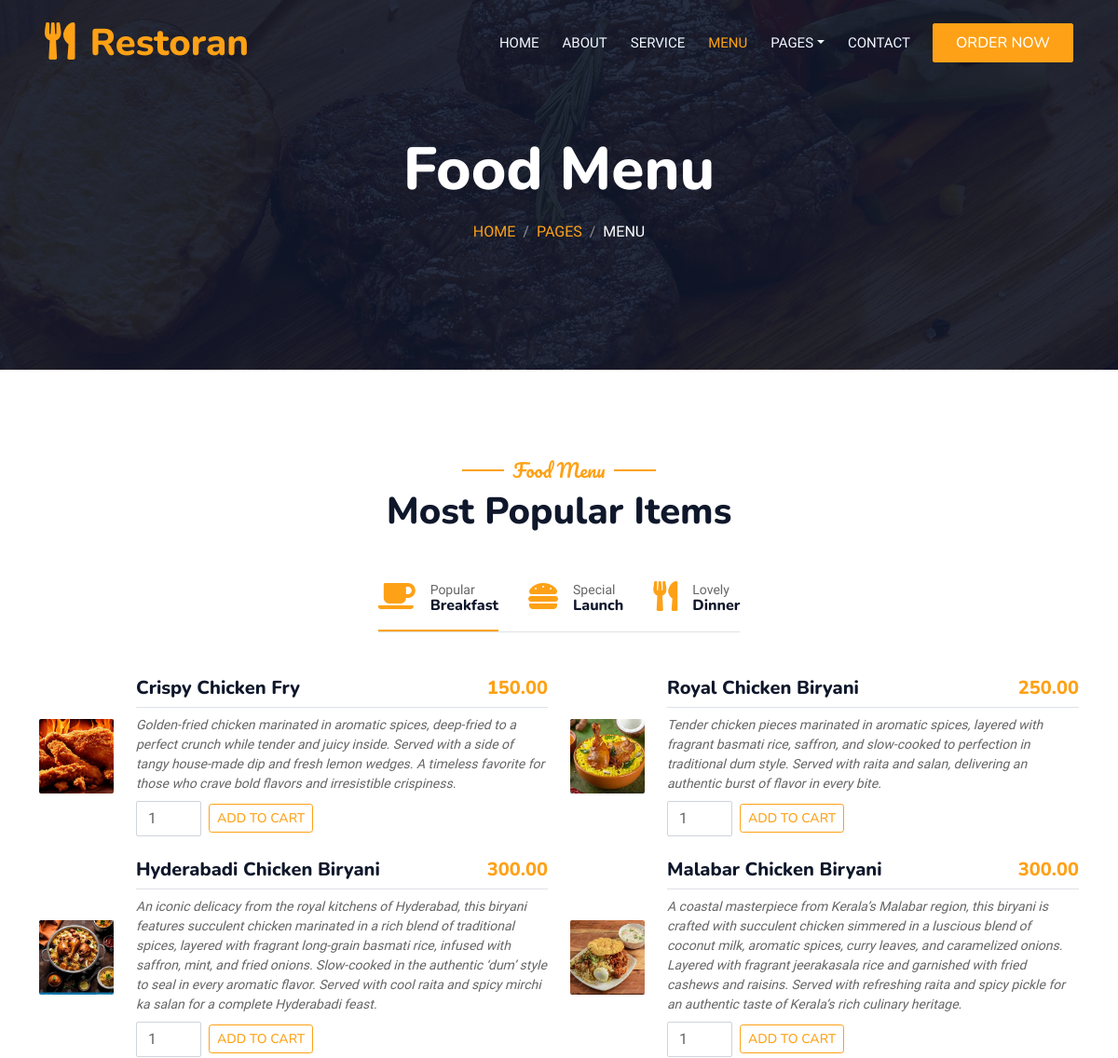
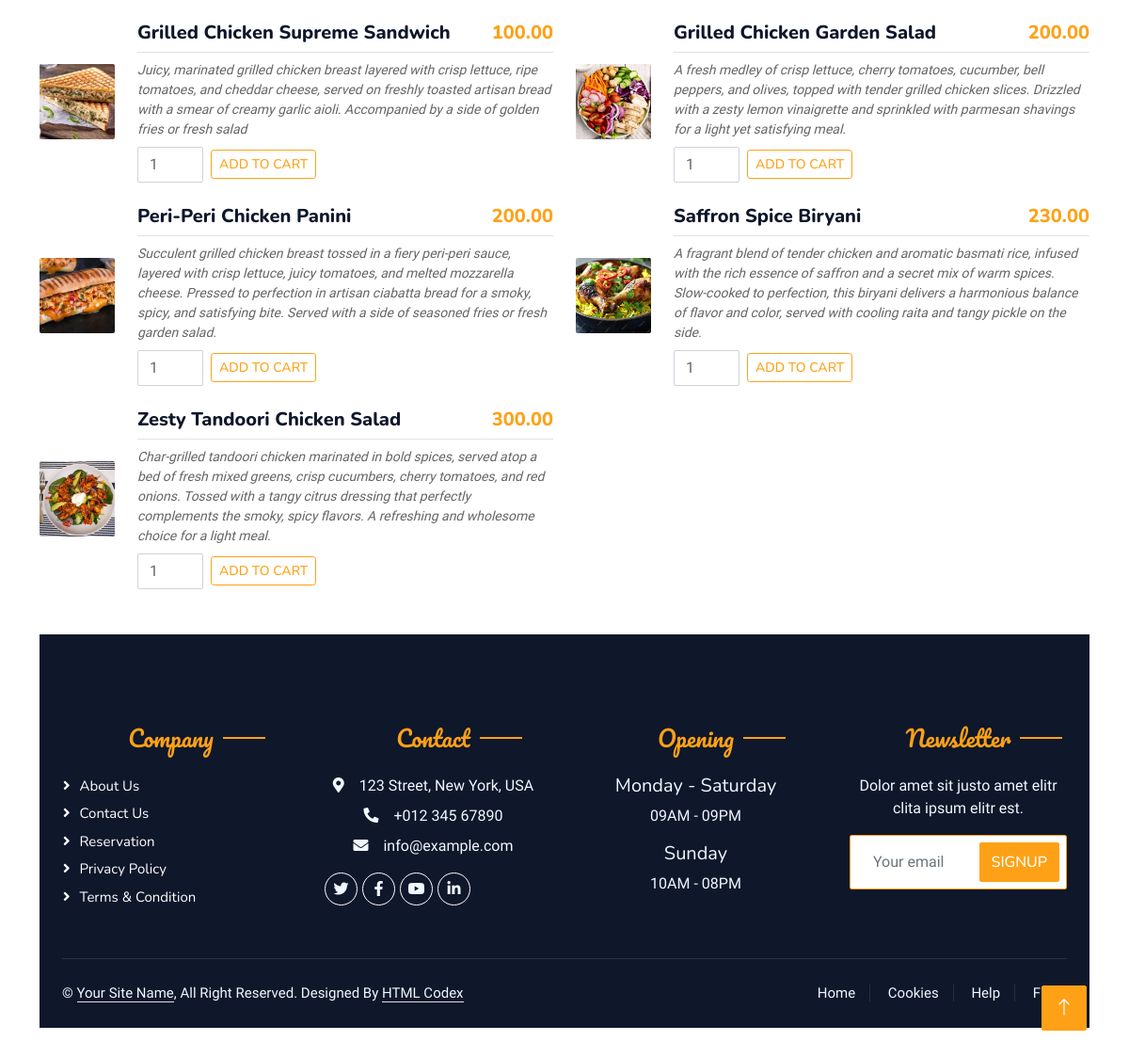
The page /menu/ (signed in) on the database its author committed (2 pictures, top to bottom).
### myapp/models.py (models this page shows, shortened)
class MenuItem (models.Model):
    restaurant=models.ForeignKey(Restaurant,on_delete=models.CASCADE,related_name='menu_items')
    Dishname =models.CharField(max_length=255)
    Description=models.TextField()
    price = models.DecimalField(max_digits=8, decimal_places=2)
    image=models.ImageField(upload_to='dishimage')
    category=models.CharField(max_length=100)
    rating=models.FloatField(default=0.0)

### myapp/views.py (the view)
# urls.py: path('menu/', views.menu_view, name='menu'),
@login_required(login_url='login')
def menu_view(request):
    menu_items = MenuItem.objects.all()
    return render(request, 'menu.html', {'menu_items': menu_items})

### templates/menu.html (shortened to what this page needs)
<!DOCTYPE html>
<html lang="en">
{% load static %}
<head>
    <link href="https://cdnjs.cloudflare.com/ajax/libs/font-awesome/5.10.0/css/all.min.css" rel="stylesheet">
    <link href="https://cdn.jsdelivr.net/npm/bootstrap-icons@1.4.1/font/bootstrap-icons.css" rel="stylesheet">
    <link href="lib/animate/animate.min.css" rel="stylesheet">
    <link href="lib/owlcarousel/assets/owl.carousel.min.css" rel="stylesheet">
    <link href="lib/tempusdominus/css/tempusdominus-bootstrap-4.min.css" rel="stylesheet" />
    <link href="{%static 'css/bootstrap.min.css' %}" rel="stylesheet">
    <link href="{%static 'css/style.css' %}" rel="stylesheet">
</head>
<body>
    <div class="container-xxl bg-white p-0">
        <div class="container-xxl position-relative p-0">
            <nav class="navbar navbar-expand-lg navbar-dark bg-dark px-4 px-lg-5 py-3 py-lg-0">
                <a href="" class="navbar-brand p-0">
                    <h1 class="text-primary m-0"><i class="fa fa-utensils me-3"></i>Restoran</h1>
                </a>
                <div class="collapse navbar-collapse" id="navbarCollapse">
                    <div class="navbar-nav ms-auto py-0 pe-4">
                        <a href="{% url 'index' %}" class="nav-item nav-link">Home</a>
                        <a href="{% url 'about' %}" class="nav-item nav-link">About</a>
                        <a href="{% url 'service' %}" class="nav-item nav-link">Service</a>
                        <a href="{% url 'menu' %}" class="nav-item nav-link active">Menu</a>
                        <div class="nav-item dropdown">
                            <a href="#" class="nav-link dropdown-toggle" data-bs-toggle="dropdown">Pages</a>
                        </div>
                        <a href="{% url 'contact' %}" class="nav-item nav-link">Contact</a>
                    </div>
                    <a href="" class="btn btn-primary py-2 px-4">Order Now</a>
                </div>
            </nav>
            <div class="container-xxl py-5 bg-dark hero-header mb-5">
                <div class="container text-center my-5 pt-5 pb-4">
                    <h1 class="display-3 text-white mb-3 animated slideInDown">Food Menu</h1>
                    <nav aria-label="breadcrumb">
                        <ol class="breadcrumb justify-content-center text-uppercase">
                            <li class="breadcrumb-item"><a href="#">Home</a></li>
                            <li class="breadcrumb-item"><a href="#">Pages</a></li>
                            <li class="breadcrumb-item text-white active" aria-current="page">Menu</li>
                        </ol>
                    </nav>
                </div>
            </div>
        </div>
        <div class="container-xxl py-5" id="menu">
            <div class="container">
                <div class="text-center wow fadeInUp" data-wow-delay="0.1s">
                    <h5 class="section-title ff-secondary text-center text-primary fw-normal">Food Menu</h5>
                    <h1 class="mb-5">Most Popular Items</h1>
                </div>
                <div class="tab-class text-center wow fadeInUp" data-wow-delay="0.1s">
                    <ul class="nav nav-pills d-inline-flex justify-content-center border-bottom mb-5">
                        <li class="nav-item">
                            <a class="d-flex align-items-center text-start mx-3 ms-0 pb-3 active" data-bs-toggle="pill" href="#tab-1">
                                <i class="fa fa-coffee fa-2x text-primary"></i>
                                <div class="ps-3">
                                    <small class="text-body">Popular</small>
                                    <h6 class="mt-n1 mb-0">Breakfast</h6>
                                </div>
                            </a>
                        </li>
                        <li class="nav-item">
                            <a class="d-flex align-items-center text-start mx-3 pb-3" data-bs-toggle="pill" href="#tab-2">
                                <i class="fa fa-hamburger fa-2x text-primary"></i>
                                <div class="ps-3">
                                    <small class="text-body">Special</small>
                                    <h6 class="mt-n1 mb-0">Launch</h6>
                                </div>
                            </a>
                        </li>
                        <li class="nav-item">
                            <a class="d-flex align-items-center text-start mx-3 me-0 pb-3" data-bs-toggle="pill" href="#tab-3">
                                <i class="fa fa-utensils fa-2x text-primary"></i>
                                <div class="ps-3">
                                    <small class="text-body">Lovely</small>
                                    <h6 class="mt-n1 mb-0">Dinner</h6>
                                </div>
                            </a>
                        </li>
                    </ul>
                    <div class="tab-content">
                       <div id="tab-1" class="tab-pane fade show p-0 active">
    <div class="row g-4">
        {% for i in menu_items %}
        <div class="col-lg-6">
            <div class="d-flex align-items-center">
                <img class="flex-shrink-0 img-fluid rounded" src="{{ i.image.url }}" alt="{{ i.Dishname }}" style="width: 80px; height: 80px; object-fit: cover;">
                <div class="w-100 d-flex flex-column text-start ps-4">
                    <h5 class="d-flex justify-content-between border-bottom pb-2">
                        <span>{{ i.Dishname }}</span>
                        <span class="text-primary">{{ i.price }}</span>
                    </h5>
                    <small class="fst-italic">{{ i.Description }}</small>
                    {% if user.is_authenticated %}
                    <form method="POST" action="{% url 'add_to_cart' %}" class="mt-2">
                        <div class="d-flex align-items-center">
                            <input type="number" name="quantity" value="1" min="1" class="form-control me-2" style="width: 70px;">
                            <button type="submit" class="btn btn-sm btn-outline-primary">Add to Cart</button>
                        </div>
                    </form>
                    {% else %}
                    <p class="text-muted mt-2">
                        Please <a href="{% url 'login' %}">login</a> to add items to your cart.
                    </p>
                    {% endif %}
                </div>
            </div>
        </div>
        {% endfor %}
    </div>
</div>
        <div class="container-fluid bg-dark text-light footer pt-5 mt-5 wow fadeIn" data-wow-delay="0.1s">
            <div class="container py-5">
                <div class="row g-5">
                    <div class="col-lg-3 col-md-6">
                        <h4 class="section-title ff-secondary text-start text-primary fw-normal mb-4">Company</h4>
                        <a class="btn btn-link" href="">About Us</a>
                        <a class="btn btn-link" href="">Contact Us</a>
                        <a class="btn btn-link" href="">Reservation</a>
                        <a class="btn btn-link" href="">Privacy Policy</a>
                        <a class="btn btn-link" href="">Terms & Condition</a>
                    </div>
                    <div class="col-lg-3 col-md-6">
                        <h4 class="section-title ff-secondary text-start text-primary fw-normal mb-4">Contact</h4>
                        <p class="mb-2"><i class="fa fa-map-marker-alt me-3"></i>123 Street, New York, USA</p>
                        <p class="mb-2"><i class="fa fa-phone-alt me-3"></i>+012 345 67890</p>
                        <p class="mb-2"><i class="fa fa-envelope me-3"></i>info@example.com</p>
                        <div class="d-flex pt-2">
                            <a class="btn btn-outline-light btn-social" href=""><i class="fab fa-twitter"></i></a>
                            <a class="btn btn-outline-light btn-social" href=""><i class="fab fa-facebook-f"></i></a>
                            <a class="btn btn-outline-light btn-social" href=""><i class="fab fa-youtube"></i></a>
                            <a class="btn btn-outline-light btn-social" href=""><i class="fab fa-linkedin-in"></i></a>
                        </div>
                    </div>
                    <div class="col-lg-3 col-md-6">
                        <h4 class="section-title ff-secondary text-start text-primary fw-normal mb-4">Opening</h4>
                        <h5 class="text-light fw-normal">Monday - Saturday</h5>
                        <p>09AM - 09PM</p>
                        <h5 class="text-light fw-normal">Sunday</h5>
                        <p>10AM - 08PM</p>
                    </div>
                    <div class="col-lg-3 col-md-6">
                        <h4 class="section-title ff-secondary text-start text-primary fw-normal mb-4">Newsletter</h4>
                        <p>Dolor amet sit justo amet elitr clita ipsum elitr est.</p>
                        <div class="position-relative mx-auto" style="max-width: 400px;">
                            <input class="form-control border-primary w-100 py-3 ps-4 pe-5" type="text" placeholder="Your email">
                            <button type="button" class="btn btn-primary py-2 position-absolute top-0 end-0 mt-2 me-2">SignUp</button>
                        </div>
                    </div>
                </div>
            </div>
            <div class="container">
                <div class="copyright">
                    <div class="row">
                        <div class="col-md-6 text-center text-md-start mb-3 mb-md-0">
                            &copy; <a class="border-bottom" href="#">Your Site Name</a>, All Right Reserved.
							Designed By <a class="border-bottom" href="https://htmlcodex.com">HTML Codex</a>
                        </div>
                        <div class="col-md-6 text-center text-md-end">
                            <div class="footer-menu">
                                <a href="">Home</a>
                                <a href="">Cookies</a>
                                <a href="">Help</a>
                                <a href="">FQAs</a>
                            </div>
                        </div>
                    </div>
                </div>
            </div>
        </div>
        <a href="#" class="btn btn-lg btn-primary btn-lg-square back-to-top"><i class="bi bi-arrow-up"></i></a>
    </div>
</body>
</html>

### static/css/style.css (style rules this page uses)
:root { --primary: #FEA116; --light: #F1F8FF; --dark: #0F172B; }
.ff-secondary { font-family: 'Pacifico', cursive; }
.back-to-top { position: fixed; display: none; right: 45px; bottom: 45px; z-index: 99; }
.btn { font-family: 'Nunito', sans-serif; font-weight: 500; text-transform: uppercase; transition: .5s; }
.btn.btn-primary, .btn.btn-secondary { color: #FFFFFF; }
.btn-lg-square { width: 48px; height: 48px; }
.btn-square, .btn-sm-square, .btn-lg-square { padding: 0; display: flex; align-items: center; justify-content: center; font-weight: normal; border-radius: 2px; }
.navbar-dark .navbar-nav .nav-link { position: relative; margin-left: 25px; padding: 35px 0; font-size: 15px; color: var(--light) !important; text-transform: uppercase; font-weight: 500; outline: none; transition: .5s; }
.navbar-dark .navbar-nav .nav-link:hover, .navbar-dark .navbar-nav .nav-link.active { color: var(--primary) !important; }
@media (min-width: 992px) { .navbar-dark { position: absolute; width: 100%; top: 0; left: 0; z-index: 999; background: transparent !important; } }
.hero-header { background: linear-gradient(rgba(15, 23, 43, .9), rgba(15, 23, 43, .9)), url(../img/bg-hero.jpg); background-position: center center; background-repeat: no-repeat; background-size: cover; }
.breadcrumb-item + .breadcrumb-item::before { color: rgba(255, 255, 255, .5); }
.section-title { position: relative; display: inline-block; }
.section-title::before { position: absolute; content: ""; width: 45px; height: 2px; top: 50%; left: -55px; margin-top: -1px; background: var(--primary); }
.section-title::after { position: absolute; content: ""; width: 45px; height: 2px; top: 50%; right: -55px; margin-top: -1px; background: var(--primary); }
.section-title.text-start::before, .section-title.text-end::after { display: none; }
.nav-pills .nav-item .active { border-bottom: 2px solid var(--primary); }
.footer .btn.btn-social { margin-right: 5px; width: 35px; height: 35px; display: flex; align-items: center; justify-content: center; color: var(--light); border: 1px solid #FFFFFF; border-radius: 35px; transition: .3s; }
.footer .btn.btn-link { display: block; margin-bottom: 5px; padding: 0; text-align: left; color: #FFFFFF; font-size: 15px; font-weight: normal; text-transform: capitalize; transition: .3s; }
.footer .btn.btn-link::before { position: relative; content: "\f105"; font-family: "Font Awesome 5 Free"; font-weight: 900; margin-right: 10px; }
.footer .copyright { padding: 25px 0; font-size: 15px; border-top: 1px solid rgba(256, 256, 256, .1); }
.footer .copyright a { color: var(--light); }
.footer .footer-menu a { margin-right: 15px; padding-right: 15px; border-right: 1px solid rgba(255, 255, 255, .1); }
.footer .footer-menu a:last-child { margin-right: 0; padding-right: 0; border-right: none; }

### rows shown on the page
MenuItem: image (picture), Dishname "Crispy Chicken Fry", price "150.00", Description "Golden-fried chicken marinated in aromatic spices, deep-fried to a perfect crunch while tender and juicy inside. Served with a side of tangy house-made dip and fresh lemon wedges. A timeless favorite for those who crave bold flavors and irresistible crispiness."
MenuItem: image (picture), Dishname "Royal Chicken Biryani", price "250.00", Description "Tender chicken pieces marinated in aromatic spices, layered with fragrant basmati rice, saffron, and slow-cooked to perfection in traditional dum style. Served with raita and salan, delivering an authentic burst of flavor in every bite."
MenuItem: image (picture), Dishname "Hyderabadi Chicken Biryani", price "300.00", Description "An iconic delicacy from the royal kitchens of Hyderabad, this biryani features succulent chicken marinated in a rich blend of traditional spices, layered with fragrant long-grain basmati rice, infused with saffron, mint, and fried onions. Slow-cooked in the authentic ‘dum’ style to seal in every aromatic flavor. Served with cool raita and spicy mirchi ka salan for a complete Hyderabadi feast."
MenuItem: image (picture), Dishname "Malabar Chicken Biryani", price "300.00", Description "A coastal masterpiece from Kerala’s Malabar region, this biryani is crafted with succulent chicken simmered in a luscious blend of coconut milk, aromatic spices, curry leaves, and caramelized onions. Layered with fragrant jeerakasala rice and garnished with fried cashews and raisins. Served with refreshing raita and spicy pickle for an authentic taste of Kerala’s rich culinary heritage."
MenuItem: image (picture), Dishname "Grilled Chicken Supreme Sandwich", price "100.00", Description "Juicy, marinated grilled chicken breast layered with crisp lettuce, ripe tomatoes, and cheddar cheese, served on freshly toasted artisan bread with a smear of creamy garlic aioli. Accompanied by a side of golden fries or fresh salad"
MenuItem: image (picture), Dishname "Grilled Chicken Garden Salad", price "200.00", Description "A fresh medley of crisp lettuce, cherry tomatoes, cucumber, bell peppers, and olives, topped with tender grilled chicken slices. Drizzled with a zesty lemon vinaigrette and sprinkled with parmesan shavings for a light yet satisfying meal."
MenuItem: image (picture), Dishname "Peri-Peri Chicken Panini", price "200.00", Description "Succulent grilled chicken breast tossed in a fiery peri-peri sauce, layered with crisp lettuce, juicy tomatoes, and melted mozzarella cheese. Pressed to perfection in artisan ciabatta bread for a smoky, spicy, and satisfying bite. Served with a side of seasoned fries or fresh garden salad."
MenuItem: image (picture), Dishname "Saffron Spice Biryani", price "230.00", Description "A fragrant blend of tender chicken and aromatic basmati rice, infused with the rich essence of saffron and a secret mix of warm spices. Slow-cooked to perfection, this biryani delivers a harmonious balance of flavor and color, served with cooling raita and tangy pickle on the side."
MenuItem: image (picture), Dishname "Zesty Tandoori Chicken Salad", price "300.00", Description "Char-grilled tandoori chicken marinated in bold spices, served atop a bed of fresh mixed greens, crisp cucumbers, cherry tomatoes, and red onions. Tossed with a tangy citrus dressing that perfectly complements the smoky, spicy flavors. A refreshing and wholesome choice for a light meal."
